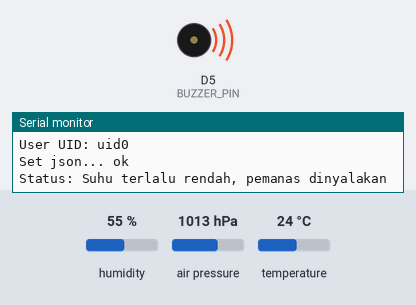
This sketch was run on a simulated ESP8266 (NodeMCU). On the bench: buzzer (waves = sounding), the last lines printed to the serial monitor. Inputs (shaded band) come from the test bench; at power-on: temperature 24 °C, humidity 55 %, air pressure 1013 hPa. WiFi joins after 1.5 s; servers stay silent unless stated; the local clock reads 2024-03-15 10:24:30 at power-on unless the sketch sets it.

Above: at 3.2 s.
3.3 s: temperature set to 25.6 °C
At 12.4 s:
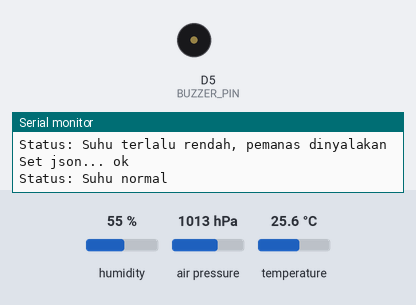
13.6 s: temperature set to 12 °C
At 22.4 s:
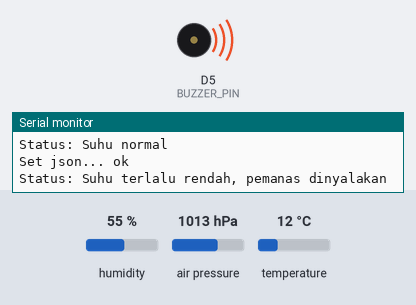
23.5 s: temperature set to 28 °C
At 32.5 s:
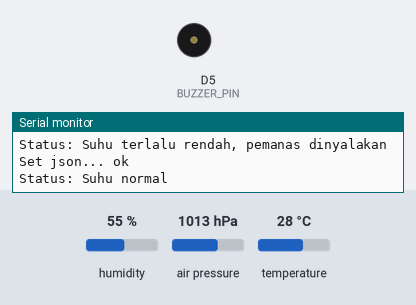
Timing chart, 0 to 34.0 s (numbered marks = the images above; inputs shaded):
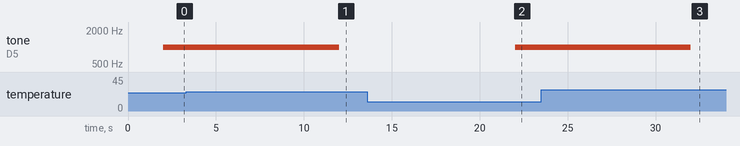

The sketch:

project_aplikasi_mobile.ino
```cpp
#include <Arduino.h>
#include <ESP8266WiFi.h>
#include <Firebase_ESP_Client.h>
#include <Wire.h>
#include <Adafruit_Sensor.h>
#include <Adafruit_BME280.h>
#include "time.h"

// Firebase Add-ons
#include "addons/TokenHelper.h"
#include "addons/RTDBHelper.h"

// WiFi credentials
#define WIFI_SSID "ABCDssss"
#define WIFI_PASSWORD "gggggggg"

// Firebase project credentials
#define API_KEY ""
#define USER_EMAIL ""
#define USER_PASSWORD ""
#define DATABASE_URL ""

// Firebase objects
FirebaseData fbdo;
FirebaseAuth auth;
FirebaseConfig config;

String uid;
String databasePath;
String tempPath = "/temperature";
String humPath = "/humidity";
String presPath = "/pressure";
String timePath = "/timestamp";
String notePath = "/note";

String parentPath;
int timestamp;
FirebaseJson json;

const char* ntpServer = "pool.ntp.org";

// BME280
Adafruit_BME280 bme;
float temperature;
float humidity;
float pressure;

// Buzzer pin
#define BUZZER_PIN D5

// Timer: 10 seconds
unsigned long sendDataPrevMillis = 0;
unsigned long timerDelay = 10000;

void initBME() {
  if (!bme.begin(0x76)) {
    Serial.println("BME280 not found!");
    while (1);
  }
}

void initWiFi() {
  WiFi.begin(WIFI_SSID, WIFI_PASSWORD);
  Serial.print("Connecting to WiFi");
  while (WiFi.status() != WL_CONNECTED) {
    Serial.print('.');
    delay(1000);
  }
  Serial.println("\nWiFi Connected: " + WiFi.localIP().toString());
}

unsigned long getTime() {
  time_t now;
  struct tm timeinfo;
  if (!getLocalTime(&timeinfo)) return 0;
  time(&now);
  return now;
}

void setup() {
  Serial.begin(115200);
  pinMode(BUZZER_PIN, OUTPUT);

  initBME();
  initWiFi();
  configTime(0, 0, ntpServer);

  config.api_key = API_KEY;
  auth.user.email = USER_EMAIL;
  auth.user.password = USER_PASSWORD;
  config.database_url = DATABASE_URL;
  config.token_status_callback = tokenStatusCallback;
  config.max_token_generation_retry = 5;

  Firebase.reconnectWiFi(true);
  fbdo.setResponseSize(4096);
  Firebase.begin(&config, &auth);

  Serial.println("Getting User UID");
  while ((auth.token.uid) == "") {
    Serial.print('.');
    delay(1000);
  }
  uid = auth.token.uid.c_str();
  Serial.print("\nUser UID: ");
  Serial.println(uid);

  databasePath = "/UsersData/" + uid + "/readings";
}

void loop() {
  if (Firebase.ready() && (millis() - sendDataPrevMillis > timerDelay || sendDataPrevMillis == 0)) {
    sendDataPrevMillis = millis();

    temperature = bme.readTemperature();
    humidity = bme.readHumidity();
    pressure = bme.readPressure() / 100.0F;
    timestamp = getTime();

    parentPath = databasePath + "/" + String(timestamp);

    // Buat pesan status
    String note;
    if (temperature > 32) {
      note = "Suhu terlalu tinggi, pendingin dinyalakan";
      tone(BUZZER_PIN, 1000);  // Buzzer ON dengan nada 1000 Hz
    } else if (temperature < 25) {
      note = "Suhu terlalu rendah, pemanas dinyalakan";
      tone(BUZZER_PIN, 1000);  // Buzzer ON dengan nada 1000 Hz
    } else {
      note = "Suhu normal";
      noTone(BUZZER_PIN);  // Buzzer OFF
    }

    // Kirim ke Firebase
    json.set(tempPath.c_str(), String(temperature));
    json.set(humPath.c_str(), String(humidity));
    json.set(presPath.c_str(), String(pressure));
    json.set(timePath.c_str(), String(timestamp));
    json.set(notePath.c_str(), note);

    Serial.printf("Set json... %s\n", Firebase.RTDB.setJSON(&fbdo, parentPath.c_str(), &json) ? "ok" : fbdo.errorReason().c_str());
    Serial.println("Status: " + note);
  }
}
```

Measured:
- the behaviour switches between 24.9 and 25 °C on temperature (found by bisection; images 0 and 1)
- after the input at 3.3 s, tone on D5 (BUZZER_PIN): 1000 Hz → silent after 8.7 s
- after the input at 13.6 s, tone on D5 (BUZZER_PIN): silent → 1000 Hz after 8.4 s
- after the input at 23.5 s, tone on D5 (BUZZER_PIN): 1000 Hz → silent after 8.5 s
